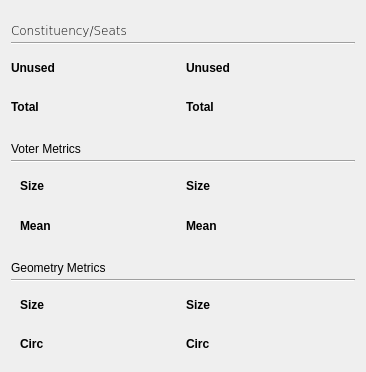
<?xml version="1.0" encoding="UTF-8"?>
<ui version="4.0">
 <class>widget_stats</class>
 <widget class="QWidget" name="widget_stats">
  <property name="geometry">
   <rect>
    <x>0</x>
    <y>0</y>
    <width>366</width>
    <height>372</height>
   </rect>
  </property>
  <property name="windowTitle">
   <string>Form</string>
  </property>
  <layout class="QVBoxLayout" name="verticalLayout">
   <item>
    <layout class="QVBoxLayout" name="verticalLayout_2">
     <property name="spacing">
      <number>4</number>
     </property>
     <item>
      <widget class="QLabel" name="label_9">
       <property name="font">
        <font>
         <family>Verdana</family>
         <pointsize>9</pointsize>
         <weight>9</weight>
         <italic>false</italic>
         <bold>false</bold>
        </font>
       </property>
       <property name="styleSheet">
        <string notr="true">font: 75 9pt &quot;Verdana&quot;;</string>
       </property>
       <property name="text">
        <string>Constituency/Seats</string>
       </property>
       <property name="alignment">
        <set>Qt::AlignBottom|Qt::AlignLeading|Qt::AlignLeft</set>
       </property>
      </widget>
     </item>
     <item>
      <widget class="Line" name="line">
       <property name="orientation">
        <enum>Qt::Horizontal</enum>
       </property>
      </widget>
     </item>
    </layout>
   </item>
   <item>
    <layout class="QHBoxLayout" name="horizontalLayout_23">
     <item>
      <widget class="QLabel" name="label_30">
       <property name="font">
        <font>
         <weight>75</weight>
         <bold>true</bold>
        </font>
       </property>
       <property name="text">
        <string>Unused</string>
       </property>
      </widget>
     </item>
     <item>
      <widget class="QLabel" name="lb_par_unused">
       <property name="text">
        <string/>
       </property>
       <property name="alignment">
        <set>Qt::AlignRight|Qt::AlignTrailing|Qt::AlignVCenter</set>
       </property>
      </widget>
     </item>
     <item>
      <widget class="QLabel" name="label_38">
       <property name="font">
        <font>
         <weight>75</weight>
         <bold>true</bold>
        </font>
       </property>
       <property name="text">
        <string>Unused</string>
       </property>
      </widget>
     </item>
     <item>
      <widget class="QLabel" name="lb_state_unused">
       <property name="text">
        <string/>
       </property>
       <property name="alignment">
        <set>Qt::AlignRight|Qt::AlignTrailing|Qt::AlignVCenter</set>
       </property>
      </widget>
     </item>
    </layout>
   </item>
   <item>
    <layout class="QHBoxLayout" name="horizontalLayout_27">
     <item>
      <widget class="QLabel" name="label_39">
       <property name="font">
        <font>
         <weight>75</weight>
         <bold>true</bold>
        </font>
       </property>
       <property name="text">
        <string>Total</string>
       </property>
      </widget>
     </item>
     <item>
      <widget class="QLabel" name="lb_par_total">
       <property name="text">
        <string/>
       </property>
       <property name="alignment">
        <set>Qt::AlignRight|Qt::AlignTrailing|Qt::AlignVCenter</set>
       </property>
      </widget>
     </item>
     <item>
      <widget class="QLabel" name="label_40">
       <property name="font">
        <font>
         <weight>75</weight>
         <bold>true</bold>
        </font>
       </property>
       <property name="text">
        <string>Total</string>
       </property>
      </widget>
     </item>
     <item>
      <widget class="QLabel" name="lb_state_total">
       <property name="text">
        <string/>
       </property>
       <property name="alignment">
        <set>Qt::AlignRight|Qt::AlignTrailing|Qt::AlignVCenter</set>
       </property>
      </widget>
     </item>
    </layout>
   </item>
   <item>
    <layout class="QVBoxLayout" name="verticalLayout_3">
     <property name="spacing">
      <number>4</number>
     </property>
     <item>
      <widget class="QLabel" name="label_8">
       <property name="styleSheet">
        <string notr="true">font: 75 9pt &quot;Verdana&quot;;</string>
       </property>
       <property name="text">
        <string>Voter Metrics</string>
       </property>
       <property name="alignment">
        <set>Qt::AlignBottom|Qt::AlignLeading|Qt::AlignLeft</set>
       </property>
      </widget>
     </item>
     <item>
      <widget class="Line" name="line_3">
       <property name="orientation">
        <enum>Qt::Horizontal</enum>
       </property>
      </widget>
     </item>
    </layout>
   </item>
   <item>
    <widget class="QWidget" name="widget" native="true">
     <property name="toolTip">
      <string>&lt;!DOCTYPE HTML PUBLIC &quot;-//W3C//DTD HTML 4.0//EN&quot; &quot;http://www.w3.org/TR/REC-html40/strict.dtd&quot;&gt;
&lt;html&gt;&lt;head&gt;&lt;meta name=&quot;qrichtext&quot; content=&quot;1&quot; /&gt;&lt;style type=&quot;text/css&quot;&gt;
p, li { white-space: pre-wrap; }
&lt;/style&gt;&lt;/head&gt;&lt;body style=&quot; font-family:'MS Shell Dlg 2'; font-size:8.25pt; font-weight:400; font-style:normal;&quot;&gt;
&lt;p style=&quot; margin-top:0px; margin-bottom:0px; margin-left:0px; margin-right:0px; -qt-block-indent:0; text-indent:0px;&quot;&gt;&lt;span style=&quot; font-size:10pt;&quot;&gt;min/max size relative to average constituency size&lt;/span&gt;&lt;/p&gt;&lt;/body&gt;&lt;/html&gt;</string>
     </property>
     <layout class="QHBoxLayout" name="horizontalLayout_6">
      <item>
       <widget class="QLabel" name="label_28">
        <property name="font">
         <font>
          <weight>75</weight>
          <bold>true</bold>
         </font>
        </property>
        <property name="text">
         <string>Size</string>
        </property>
       </widget>
      </item>
      <item>
       <widget class="QLabel" name="lb_par_voter_size">
        <property name="text">
         <string/>
        </property>
        <property name="alignment">
         <set>Qt::AlignRight|Qt::AlignTrailing|Qt::AlignVCenter</set>
        </property>
       </widget>
      </item>
      <item>
       <widget class="QLabel" name="label_25">
        <property name="font">
         <font>
          <weight>75</weight>
          <bold>true</bold>
         </font>
        </property>
        <property name="text">
         <string>Size</string>
        </property>
       </widget>
      </item>
      <item>
       <widget class="QLabel" name="lb_state_voter_size">
        <property name="text">
         <string/>
        </property>
        <property name="alignment">
         <set>Qt::AlignRight|Qt::AlignTrailing|Qt::AlignVCenter</set>
        </property>
       </widget>
      </item>
     </layout>
    </widget>
   </item>
   <item>
    <widget class="QWidget" name="widget" native="true">
     <property name="toolTip">
      <string>&lt;!DOCTYPE HTML PUBLIC &quot;-//W3C//DTD HTML 4.0//EN&quot; &quot;http://www.w3.org/TR/REC-html40/strict.dtd&quot;&gt;
&lt;html&gt;&lt;head&gt;&lt;meta name=&quot;qrichtext&quot; content=&quot;1&quot; /&gt;&lt;style type=&quot;text/css&quot;&gt;
p, li { white-space: pre-wrap; }
&lt;/style&gt;&lt;/head&gt;&lt;body style=&quot; font-family:'MS Shell Dlg 2'; font-size:8.25pt; font-weight:400; font-style:normal;&quot;&gt;
&lt;p style=&quot; margin-top:0px; margin-bottom:0px; margin-left:0px; margin-right:0px; -qt-block-indent:0; text-indent:0px;&quot;&gt;&lt;span style=&quot; font-size:10pt;&quot;&gt;average number of voters per constituency&lt;/span&gt;&lt;/p&gt;&lt;/body&gt;&lt;/html&gt;</string>
     </property>
     <layout class="QHBoxLayout" name="horizontalLayout_32">
      <property name="spacing">
       <number>6</number>
      </property>
      <item>
       <widget class="QLabel" name="label">
        <property name="sizePolicy">
         <sizepolicy hsizetype="Fixed" vsizetype="Preferred">
          <horstretch>0</horstretch>
          <verstretch>0</verstretch>
         </sizepolicy>
        </property>
        <property name="font">
         <font>
          <weight>75</weight>
          <bold>true</bold>
         </font>
        </property>
        <property name="text">
         <string>Mean</string>
        </property>
       </widget>
      </item>
      <item>
       <widget class="QLabel" name="lb_par_mean_voters">
        <property name="text">
         <string/>
        </property>
        <property name="alignment">
         <set>Qt::AlignRight|Qt::AlignTrailing|Qt::AlignVCenter</set>
        </property>
       </widget>
      </item>
      <item>
       <widget class="QLabel" name="label_44">
        <property name="sizePolicy">
         <sizepolicy hsizetype="Fixed" vsizetype="Preferred">
          <horstretch>0</horstretch>
          <verstretch>0</verstretch>
         </sizepolicy>
        </property>
        <property name="font">
         <font>
          <weight>75</weight>
          <bold>true</bold>
         </font>
        </property>
        <property name="text">
         <string>Mean</string>
        </property>
       </widget>
      </item>
      <item>
       <widget class="QLabel" name="lb_state_mean_voters">
        <property name="text">
         <string/>
        </property>
        <property name="alignment">
         <set>Qt::AlignRight|Qt::AlignTrailing|Qt::AlignVCenter</set>
        </property>
       </widget>
      </item>
     </layout>
    </widget>
   </item>
   <item>
    <layout class="QVBoxLayout" name="verticalLayout_4">
     <property name="spacing">
      <number>4</number>
     </property>
     <item>
      <widget class="QLabel" name="label_10">
       <property name="toolTip">
        <string>&lt;!DOCTYPE HTML PUBLIC &quot;-//W3C//DTD HTML 4.0//EN&quot; &quot;http://www.w3.org/TR/REC-html40/strict.dtd&quot;&gt;
&lt;html&gt;&lt;head&gt;&lt;meta name=&quot;qrichtext&quot; content=&quot;1&quot; /&gt;&lt;style type=&quot;text/css&quot;&gt;
p, li { white-space: pre-wrap; }
&lt;/style&gt;&lt;/head&gt;&lt;body style=&quot; font-family:'Verdana'; font-size:10pt; font-weight:600; font-style:normal;&quot;&gt;
&lt;p style=&quot; margin-top:0px; margin-bottom:0px; margin-left:0px; margin-right:0px; -qt-block-indent:0; text-indent:0px;&quot;&gt;min/median/max&lt;/p&gt;&lt;/body&gt;&lt;/html&gt;</string>
       </property>
       <property name="styleSheet">
        <string notr="true">font: 75 9pt &quot;Verdana&quot;;</string>
       </property>
       <property name="text">
        <string>Geometry Metrics</string>
       </property>
       <property name="alignment">
        <set>Qt::AlignBottom|Qt::AlignLeading|Qt::AlignLeft</set>
       </property>
      </widget>
     </item>
     <item>
      <widget class="Line" name="line_2">
       <property name="orientation">
        <enum>Qt::Horizontal</enum>
       </property>
      </widget>
     </item>
    </layout>
   </item>
   <item>
    <widget class="QWidget" name="widget" native="true">
     <property name="toolTip">
      <string>&lt;!DOCTYPE HTML PUBLIC &quot;-//W3C//DTD HTML 4.0//EN&quot; &quot;http://www.w3.org/TR/REC-html40/strict.dtd&quot;&gt;
&lt;html&gt;&lt;head&gt;&lt;meta name=&quot;qrichtext&quot; content=&quot;1&quot; /&gt;&lt;style type=&quot;text/css&quot;&gt;
p, li { white-space: pre-wrap; }
&lt;/style&gt;&lt;/head&gt;&lt;body style=&quot; font-family:'MS Shell Dlg 2'; font-size:8.25pt; font-weight:400; font-style:normal;&quot;&gt;
&lt;p style=&quot; margin-top:0px; margin-bottom:0px; margin-left:0px; margin-right:0px; -qt-block-indent:0; text-indent:0px;&quot;&gt;&lt;span style=&quot; font-size:10pt;&quot;&gt;min/max area size in square kilometers&lt;/span&gt;&lt;/p&gt;&lt;/body&gt;&lt;/html&gt;</string>
     </property>
     <layout class="QHBoxLayout" name="horizontalLayout_9">
      <item>
       <widget class="QLabel" name="label_6">
        <property name="font">
         <font>
          <weight>75</weight>
          <bold>true</bold>
         </font>
        </property>
        <property name="text">
         <string>Size</string>
        </property>
       </widget>
      </item>
      <item>
       <widget class="QLabel" name="lb_par_size">
        <property name="sizePolicy">
         <sizepolicy hsizetype="Preferred" vsizetype="Preferred">
          <horstretch>0</horstretch>
          <verstretch>0</verstretch>
         </sizepolicy>
        </property>
        <property name="text">
         <string/>
        </property>
        <property name="alignment">
         <set>Qt::AlignRight|Qt::AlignTrailing|Qt::AlignVCenter</set>
        </property>
       </widget>
      </item>
      <item>
       <widget class="QLabel" name="label_5">
        <property name="font">
         <font>
          <weight>75</weight>
          <bold>true</bold>
         </font>
        </property>
        <property name="text">
         <string>Size</string>
        </property>
       </widget>
      </item>
      <item>
       <widget class="QLabel" name="lb_state_size">
        <property name="sizePolicy">
         <sizepolicy hsizetype="Preferred" vsizetype="Preferred">
          <horstretch>0</horstretch>
          <verstretch>0</verstretch>
         </sizepolicy>
        </property>
        <property name="text">
         <string/>
        </property>
        <property name="alignment">
         <set>Qt::AlignRight|Qt::AlignTrailing|Qt::AlignVCenter</set>
        </property>
       </widget>
      </item>
     </layout>
    </widget>
   </item>
   <item>
    <widget class="QWidget" name="widget" native="true">
     <property name="toolTip">
      <string>&lt;!DOCTYPE HTML PUBLIC &quot;-//W3C//DTD HTML 4.0//EN&quot; &quot;http://www.w3.org/TR/REC-html40/strict.dtd&quot;&gt;
&lt;html&gt;&lt;head&gt;&lt;meta name=&quot;qrichtext&quot; content=&quot;1&quot; /&gt;&lt;style type=&quot;text/css&quot;&gt;
p, li { white-space: pre-wrap; }
&lt;/style&gt;&lt;/head&gt;&lt;body style=&quot; font-family:'MS Shell Dlg 2'; font-size:8.25pt; font-weight:400; font-style:normal;&quot;&gt;
&lt;p style=&quot; margin-top:0px; margin-bottom:0px; margin-left:0px; margin-right:0px; -qt-block-indent:0; text-indent:0px;&quot;&gt;&lt;span style=&quot; font-size:10pt;&quot;&gt;min/max circularity. Values are between 0 and 1. A value near 0 means the constituency shape is highly irregular and gerrymandering could be a possible reason.&lt;/span&gt;&lt;/p&gt;&lt;/body&gt;&lt;/html&gt;</string>
     </property>
     <layout class="QHBoxLayout" name="horizontalLayout_33">
      <property name="spacing">
       <number>6</number>
      </property>
      <item>
       <widget class="QLabel" name="label_3">
        <property name="sizePolicy">
         <sizepolicy hsizetype="Fixed" vsizetype="Preferred">
          <horstretch>0</horstretch>
          <verstretch>0</verstretch>
         </sizepolicy>
        </property>
        <property name="font">
         <font>
          <weight>75</weight>
          <bold>true</bold>
         </font>
        </property>
        <property name="text">
         <string>Circ</string>
        </property>
       </widget>
      </item>
      <item>
       <widget class="QLabel" name="lb_par_compact">
        <property name="text">
         <string/>
        </property>
        <property name="alignment">
         <set>Qt::AlignRight|Qt::AlignTrailing|Qt::AlignVCenter</set>
        </property>
       </widget>
      </item>
      <item>
       <widget class="QLabel" name="label_45">
        <property name="sizePolicy">
         <sizepolicy hsizetype="Fixed" vsizetype="Preferred">
          <horstretch>0</horstretch>
          <verstretch>0</verstretch>
         </sizepolicy>
        </property>
        <property name="font">
         <font>
          <weight>75</weight>
          <bold>true</bold>
         </font>
        </property>
        <property name="text">
         <string>Circ</string>
        </property>
       </widget>
      </item>
      <item>
       <widget class="QLabel" name="lb_state_compact">
        <property name="text">
         <string/>
        </property>
        <property name="alignment">
         <set>Qt::AlignRight|Qt::AlignTrailing|Qt::AlignVCenter</set>
        </property>
       </widget>
      </item>
     </layout>
    </widget>
   </item>
  </layout>
 </widget>
 <resources/>
 <connections/>
</ui>
